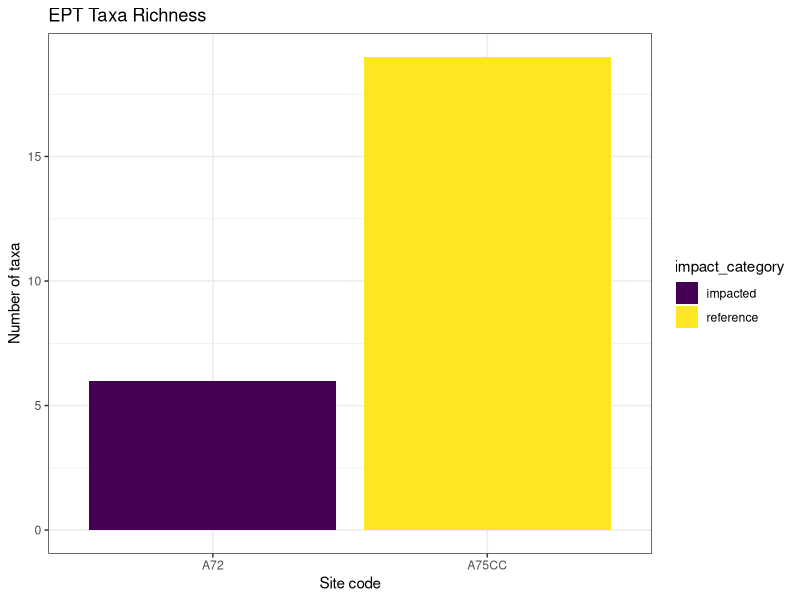
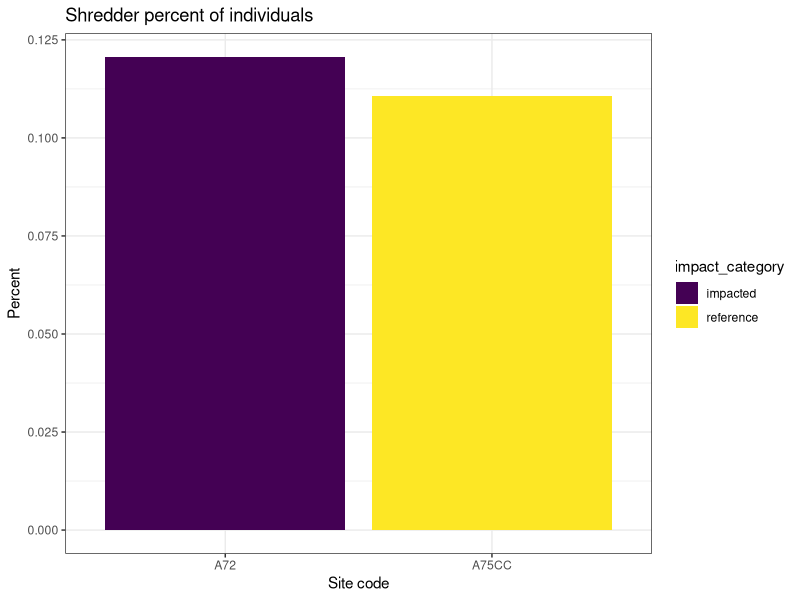
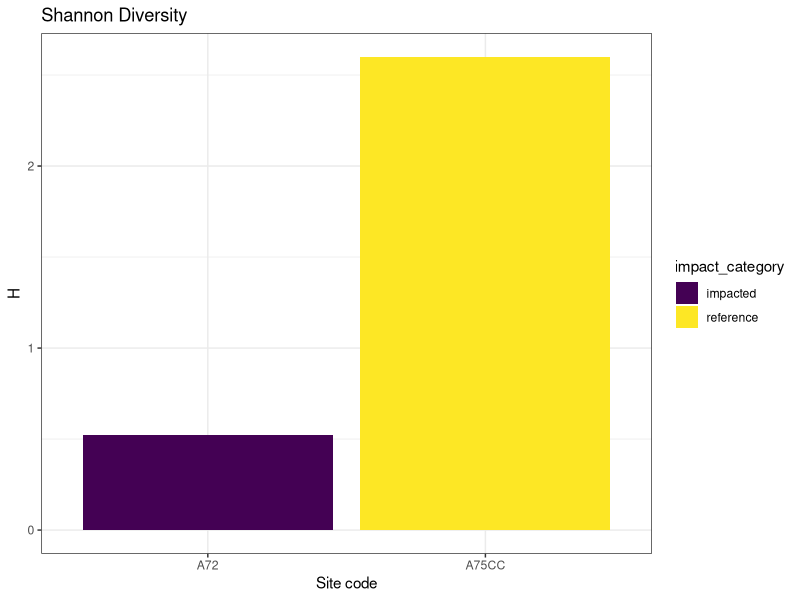
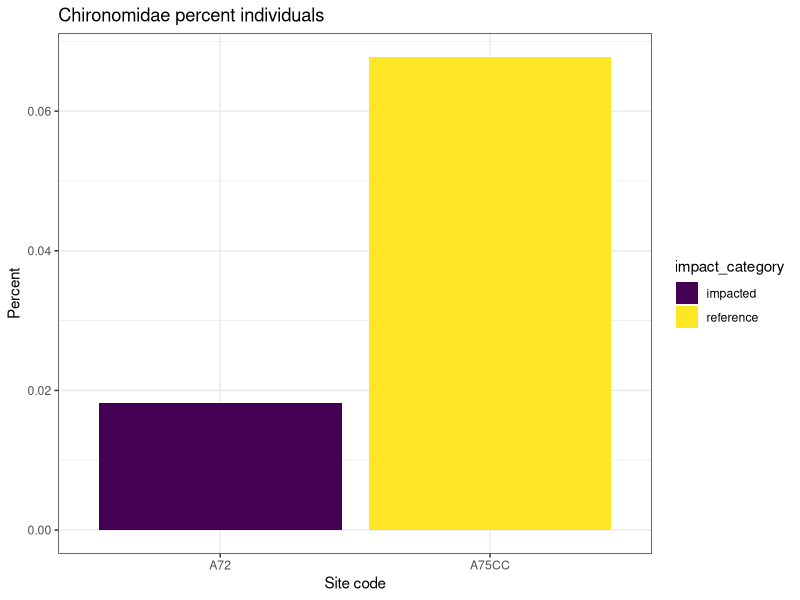
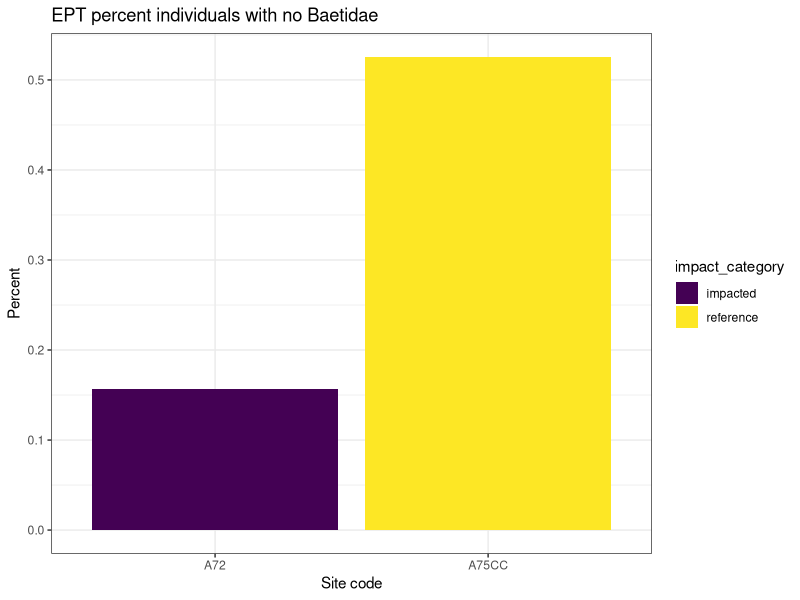

The R script that drew these images, in order:
## ---- chunk 1
knitr::opts_chunk$set(echo = knitr::is_html_output())

library(readxl)
library(tidyverse)

site1 <- read_excel(here::here("data/MMI_HW_data.xlsx"),
                    sheet = "A75CC")
site2 <- read_excel(here::here("data/MMI_HW_data.xlsx"),
                    sheet = "A72")
taxa_info <- read_excel(here::here("data/MMI_HW_data.xlsx"),
                        sheet = "taxa_info")

site_info <- read_excel(here::here("data/MMI_HW_data.xlsx"),
                        sheet = "site_info")
site1 <- left_join(site1, taxa_info)
site2 <- left_join(site2, taxa_info)
## ---- chunk 2
p_rich <- site1 |>
  filter(Order == "Plecoptera") |>
  distinct(site_code, Taxon) |>
  group_by(site_code) |>
  summarize(p_rich = n())
p_rich
## ---- chunk 3
t_rich <- site1 |>
  filter(Order == "Trichoptera") |>
  distinct(site_code, Taxon) |>
  group_by(site_code) |>
  summarize(t_rich = n())
result1 <- left_join(p_rich, t_rich)
result1
## ---- chunk 4
scrap_rich <- site1 |>
  filter(FFG == "scraper") |>
  distinct(site_code, Taxon) |>
  group_by(site_code) |>
  summarize(scrap_rich = n())
result1 <- left_join(result1, scrap_rich)
result1
## ---- chunk 5
c_prop <- site1 |>
  select(site_code, Family, Count) |>
  mutate(tot_n = sum(Count)) |>
  filter(Family == "Chironomidae") |>
  group_by(site_code, tot_n) |>
  summarize(c_n = sum(Count)) |>
  mutate(c_prop = c_n / tot_n) |>
  select(site_code, c_prop)
c_prop
## ---- chunk 6
scrap_prop <- site1 |>
  select(site_code, FFG, Count) |>
  mutate(tot_n = sum(Count)) |>
  filter(FFG == "scraper") |>
  group_by(site_code, tot_n) |>
  summarize(sc_n = sum(Count)) |>
  mutate(sc_prop = sc_n / tot_n) |>
  select(site_code, sc_prop)
result1.2 <- left_join(c_prop, scrap_prop)
result1.2
## ---- chunk 7
two_sites <- bind_rows(site1, site2)
## ---- chunk 8
ept_rich <- two_sites %>%
  filter(Order == "Ephemeroptera" |
           Order == "Plecoptera" |
           Order == "Trichoptera") |>
  distinct(site_code, Taxon) |>
  group_by(site_code) |>
  summarize(EPT_rich = n())
ept_rich
## ---- chunk 9
shred_i <- two_sites %>%
  select(site_code, FFG, Count) |>
  mutate(tot_n = sum(Count)) |>
  filter(FFG == "shredder") |>
  group_by(site_code, tot_n) |>
  summarize(shred_n = sum(Count)) |>
  mutate(shred_percent_ind = shred_n / tot_n) |>
  select(site_code, shred_percent_ind)
a3.2 <- left_join(ept_rich, shred_i)
a3.2
## ---- chunk 10
shannon <- two_sites |> 
  select(site_code, Taxon, Count) |>
  mutate(tot_n = sum(Count),
         pi = Count / tot_n,
         ln_pi = log(pi),
         pi_ln_pi = pi*ln_pi) |>
  group_by(site_code) |>
  summarize(H = -sum(pi_ln_pi))
a3.3 <- left_join(a3.2, shannon)
a3.3
## ---- chunk 11
c_ind <- two_sites|>
  select(site_code, Family, Count) |>
  mutate(tot_n = sum(Count)) |>
  filter(Family == "Chironomidae") |>
  group_by(site_code, tot_n) |>
  summarize(c_n = sum(Count)) |>
  mutate(c_percent_ind = c_n / tot_n) |>
  select(site_code, c_percent_ind)
a3.4 <- left_join(a3.3, c_ind)
a3.4
## ---- chunk 12
ept_no_b <- two_sites |>
  select(site_code, Order, Family, Count) |>
  mutate(tot_n = sum(Count)) |>
  filter(Order == "Ephemeroptera" |
           Order == "Plecoptera" |
           Order == "Trichoptera",
         Family != "Baetidae") |>
  group_by(site_code, tot_n) |>
  summarize(ept_n = sum(Count)) |>
  mutate(ept_no_b_percent_ind = ept_n / tot_n) |>
  select(site_code, ept_no_b_percent_ind)
a3.5 <- left_join(a3.4, ept_no_b)
a3.5
## ---- chunk 13
results <- left_join(a3.5, site_info)
## ---- chunk 14
ggplot(results,
       aes(x = site_code,
           y = EPT_rich,
           fill = impact_category)) +
  geom_bar(stat = "identity") +
  labs(title = "EPT Taxa Richness", 
       x = "Site code",
       y = "Number of taxa") +
  scale_fill_viridis_d() +
  theme_bw()
## ---- chunk 15
ggplot(results,
       aes(x = site_code,
           y = shred_percent_ind,
           fill = impact_category)) +
  geom_bar(stat = "identity") +
  labs(title = "Shredder percent of individuals", 
       x = "Site code",
       y = "Percent") +
  scale_fill_viridis_d() +
  theme_bw()
## ---- chunk 16
ggplot(results,
       aes(x = site_code,
           y = H,
           fill = impact_category)) +
  geom_bar(stat = "identity") +
  labs(title = "Shannon Diversity", 
       x = "Site code",
       y = "H") +
  scale_fill_viridis_d() +
  theme_bw()
## ---- chunk 17
ggplot(results,
       aes(x = site_code,
           y = c_percent_ind,
           fill = impact_category)) +
  geom_bar(stat = "identity") +
  labs(title = "Chironomidae percent individuals", 
       x = "Site code",
       y = "Percent") +
  scale_fill_viridis_d() +
  theme_bw()
## ---- chunk 18
ggplot(results,
       aes(x = site_code,
           y = ept_no_b_percent_ind,
           fill = impact_category)) +
  geom_bar(stat = "identity") +
  labs(title = "EPT percent individuals with no Baetidae", 
       x = "Site code",
       y = "Percent") +
  scale_fill_viridis_d() +
  theme_bw()
